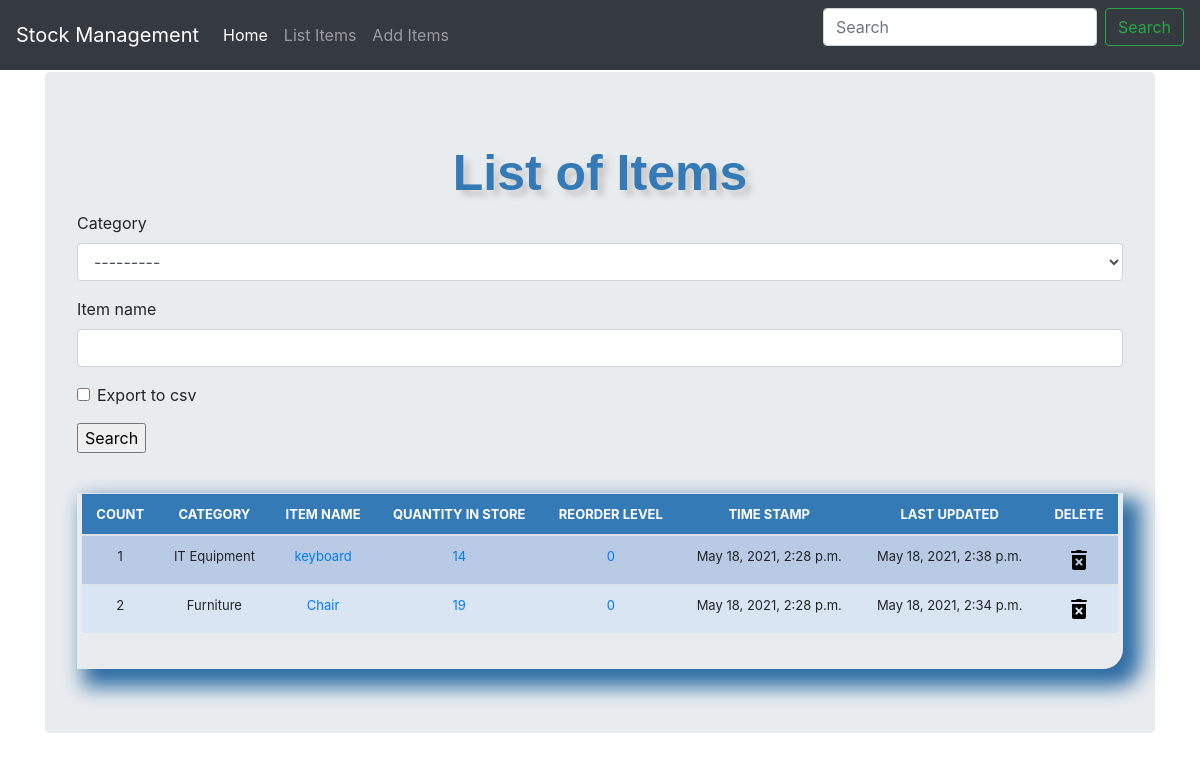
/list_items/, run on an earlier commit of the app's database.
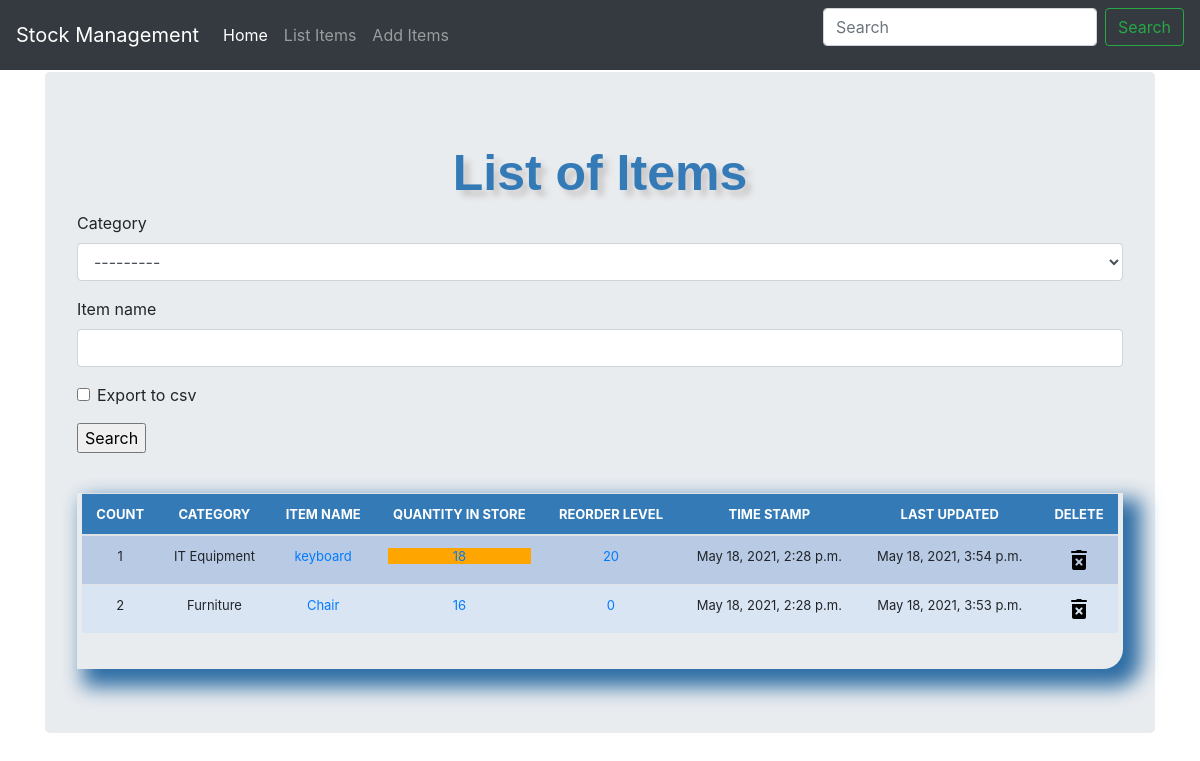
And on a later commit of the database.
### stockmgmgt/models.py (models this page shows, shortened)
class Stock(models.Model):
	category = models.ForeignKey(Category, on_delete=models.CASCADE, blank=True)
	item_name = models.CharField(max_length=50, blank=True, null=True)
	quantity = models.IntegerField(default='0', blank=True, null=True)
	receive_quantity = models.IntegerField(default='0', blank=True, null=True)
	receive_by = models.CharField(max_length=50, blank=True, null=True)
	issue_quantity = models.IntegerField(default='0', blank=True, null=True)
	issue_by = models.CharField(max_length=50, blank=True, null=True)
	issue_to = models.CharField(max_length=50, blank=True, null=True)
	phone_number = models.CharField(max_length=50, blank=True, null=True)
	created_by = models.CharField(max_length=50, blank=True, null=True)
	reorder_level = models.IntegerField(default='0', blank=True, null=True)
	last_updated = models.DateTimeField(auto_now_add=False, auto_now=True)
	timestamp = models.DateTimeField(auto_now_add=True, auto_now=False)

class Category(models.Model):
	name = models.CharField(max_length=50, blank=True, null=True)
	def __str__(self):
		return self.name

### stockmgmgt/views.py (the view, shortened to what this page needs)
# urls.py: path('list_items/', views.list_items, name='list_items'),
def list_items(request):
	title = 'List of Items'
	header = 'List of Items'
	form = StockSearchForm(request.POST or None)
	queryset = Stock.objects.all()
	context = {
		"title": title,
		"header": header,
		"queryset": queryset,
		"form": form
	}
	if request.method == 'POST':
		queryset = Stock.objects.filter(#category__icontains=form['category'].value(),
										item_name__icontains=form['item_name'].value()
										)
	return render(request, "list_items.html",context)

### stockmgmgt/forms.py
class StockSearchForm(forms.ModelForm):
	export_to_CSV = forms.BooleanField(required=False)
	class Meta:
		model = Stock
		fields = ['category', 'item_name']

### stockmgmgt/templates/list_items.html (shortened to what this page needs)
{% load static %}
{% include 'navbar.html'%}
{% load crispy_forms_tags %}
<!DOCTYPE html>
<html lang="en">
  <head>
<link href="{% static 'css/stylesheet.css' %}" rel="stylesheet">
<link href="{% static 'css/bootstrap.min.css' %}" rel="stylesheet">
    <link href="{% static 'css/navbar-top-fixed.css' %}" rel="stylesheet">
  </head>
  <body>
<main role="main" class="container">
  <div class="jumbotron">
    <div class="header">{{header}}</div>
    <form method='POST' action=''>{% csrf_token %}
	    {{form|crispy}}
	        <input type="submit" value='Search'/>
	</form>
	<br>
    <div class="display_table">
	   	<table class='table'>
	        <thead>
	          <tr>
	            <th>COUNT</th>
	            <th>CATEGORY</th>
	            <th>ITEM NAME</th>
	            <th>QUANTITY IN STORE</th>
              <th>REORDER LEVEL</th>
	            <th>TIME STAMP</th>
              <th>LAST UPDATED</th>
              <th>DELETE</th>
	          </tr>
	        </thead>
	      {% for instance in queryset %}
	          <tr>
	            <td>{{forloop.counter}}</td>
	            <td>{{instance.category}}</td>
	            <td><a href="{% url 'update_items' instance.id %}">{{instance.item_name}}</a></td>
	            <td>
              {% if instance.quantity <= instance.reorder_level %}
              <div style="background-color: orange;">
                <a href="{% url 'stock_detail' instance.id %}"> {{instance.quantity}}</a>
              </div>
              {% else %}
              <a href="{% url 'stock_detail' instance.id %}"> {{instance.quantity}}</a>
              {% endif %}
              </td>
              <td><a href="{% url 'reorder_level' instance.id %}">{{instance.reorder_level}}</a></td>
	            <td>{{instance.timestamp}}</td>
              <td>{{instance.last_updated}}</td>
              <td><a href="{% url 'delete_items' instance.id %}"><img src="{% static 'img/delete.png' %}" /></a></td>
	          </tr>
	      {% endfor %}
	    </table>
	   </div>
  </div>
</main>
      </body>
</html>

### stockmgmgt/templates/navbar.html (shortened to what this page needs)
<nav class="navbar navbar-expand-md navbar-dark fixed-top bg-dark">
  <a class="navbar-brand" href="/">Stock Management</a>
  <div class="collapse navbar-collapse" id="navbarCollapse">
    <ul class="navbar-nav mr-auto">
      <li class="nav-item active">
        <a class="nav-link" href="/">Home <span class="sr-only">(current)</span></a>
      </li>
      <li class="nav-item">
        <a class="nav-link" href="/list_items">List Items</a>
      </li>
       <li class="nav-item">
        <a class="nav-link" href="/add_items">Add Items</a>
      </li>
    </ul>
    <form class="form-inline mt-2 mt-md-0">
      <input class="form-control mr-sm-2" type="text" placeholder="Search" aria-label="Search">
      <button class="btn btn-outline-success my-2 my-sm-0" type="submit">Search</button>
    </form>
  </div>
</nav>

### stockmgmgt/static/css/stylesheet.css (style rules this page uses)
body { background-color: #34eb6b; }
.table { font-size: 13px; text-align: center; width: 95%; margin: auto; }
.table tr:nth-child(odd) { background: #B8CAE4 }
.table tr:nth-child(even) { background: #dae5f4 }
th { background-color: #337ab7; color: white; }
.display_table { border-bottom-right-radius: 20px; padding-left: 5px; padding-right: 5px; padding-bottom: 20px; box-shadow: 12px 12px 20px 6px #2e6da4; }
.header { font-family: helvetica; color: #337ab7; font-size: 50px; text-align: center; width: 100%; text-shadow: 6px 6px 6px #c9c6c6; display: block; font-weight: bolder; }

### stockmgmgt/static/css/navbar-top-fixed.css (style rules this page uses)
body { min-height: 75rem; padding-top: 4.5rem; }

What changed in the data, as far as the page shows it:
changed Stock "keyboard": reorder_level "0" → "20"; last_updated "May 18, 2021, 2:38 p.m." → "May 18, 2021, 3:54 p.m."; quantity "14" → "18"
changed Stock "Chair": quantity "19" → "16"; last_updated "May 18, 2021, 2:34 p.m." → "May 18, 2021, 3:53 p.m."
